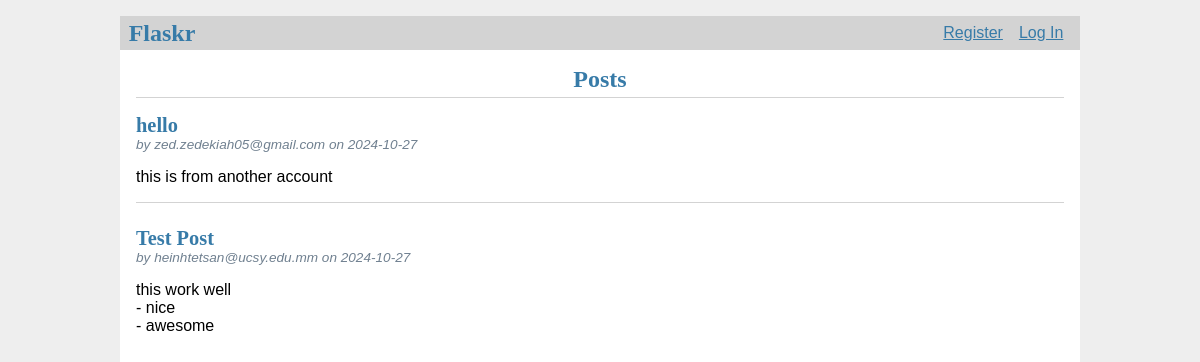
The page / on the database its author committed.
### tables this page shows
CREATE TABLE post (
  id INTEGER PRIMARY KEY AUTOINCREMENT,
  author_id INTEGER NOT NULL,
  created TIMESTAMP NOT NULL DEFAULT CURRENT_TIMESTAMP,
  title TEXT NOT NULL,
  body TEXT NOT NULL,
  FOREIGN KEY (author_id) REFERENCES user (id)
);

CREATE TABLE user (
  id INTEGER PRIMARY KEY AUTOINCREMENT,
  username TEXT UNIQUE NOT NULL,
  password TEXT NOT NULL
);

### flaskr/blog.py (the view)
@bp.route('/')
def index():
    db = get_db()
    posts = db.execute(
        'SELECT p.id, title, body, created, author_id, username'
        ' FROM post p JOIN user u ON p.author_id = u.id'
        ' ORDER BY created DESC'
    ).fetchall()
    return render_template('blog/index.html', posts=posts)

### flaskr/auth.py (called while the page is built)
@bp.before_app_request
def load_logged_in_user():
    user_id = session.get('user_id')
    if user_id is None:
        g.user = None
    else:
        g.user = get_db().execute(
            'SELECT * FROM user WHERE id = ?', (user_id,)
        ).fetchone()

### flaskr/db.py (called while the page is built)
def get_db():
    if 'db' not in g:
        g.db = sqlite3.connect(
            current_app.config['DATABASE'],
            detect_types=sqlite3.PARSE_DECLTYPES
        )
        g.db.row_factory = sqlite3.Row
    return g.db

### flaskr/templates/blog/index.html (shortened to what this page needs)
{% extends 'base.html' %}
{% block header %}
<h1>{% block title %}Posts{% endblock %}</h1>
{% endblock %}
{% block content %}
{% for post in posts %}
<article class="post">
    <header>
        <div>
            <h1>{{ post['title'] }}</h1>
            <div class="about">by {{ post['username'] }} on {{ post['created'].strftime('%Y-%m-%d') }}</div>
        </div>
    </header>
    <p class="body">{{ post['body'] }}</p>
</article>
{% if not loop.last %}
<hr>
{% endif %}
{% endfor %}
{% endblock %}

### flaskr/static/style.css (style rules this page uses)
h1 { font-family: serif; color: #377ba8; margin: 1rem 0; }
hr { border: none; border-top: 1px solid lightgray; }
.content>header h1 { flex: auto; margin: 1rem 0 0.25rem 0; }
.post>header { display: flex; align-items: flex-end; font-size: 0.85em; }
.post>header>div:first-of-type { flex: auto; }
.post>header h1 { font-size: 1.5em; margin-bottom: 0; }
.post .about { color: slategray; font-style: italic; }
.post .body { white-space: pre-line; }

### rows shown on the page
post: title "hello", username "zed.zedekiah05@gmail.com", created "2024-10-27", body "this is from another account"
post: title "Test Post", username "heinhtetsan@ucsy.edu.mm", created "2024-10-27", body "this work well - nice - awesome"
